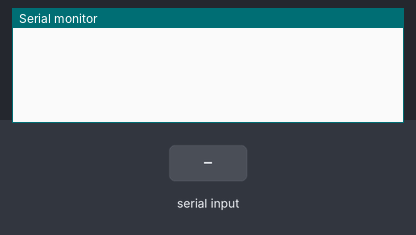
The sketch below on a simulated Arduino Uno, built with avr-gcc and run on an emulated ATmega328P. Parts: the last lines printed to the serial monitor. Inputs (shaded band) come from the test bench.

Above: at 1.2 s.
1.3 s: "90,45,200\n" received over Serial
At 2.4 s:
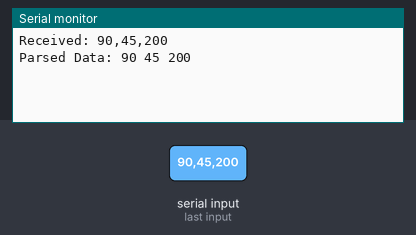
2.8 s: "90,45\n" received over Serial
At 3.2 s:
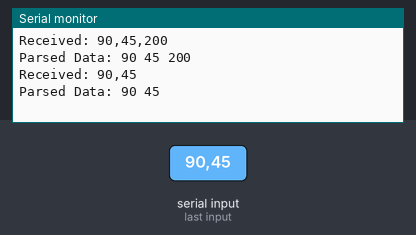
4.3 s: "5\n" received over Serial
At 5.2 s:
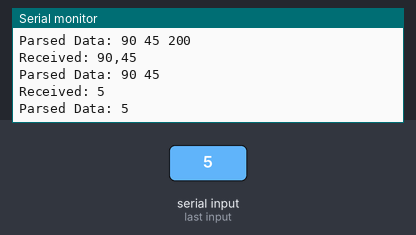

Measured:
- after the input at 1.3 s, the serial monitor: prints a new line at once (image 1)
- after the input at 2.8 s, the serial monitor: prints a new line at once (image 2)
- after the input at 4.3 s, the serial monitor: prints a new line at once (image 3)

The sketch:

serial.ino
```cpp
#include <Arduino.h>

void setup() {
  Serial.begin(9600);  // Match the baud rate with the Raspberry Pi
  while (!Serial) ;    // Wait for the serial connection to initialize
}

void loop() {
  if (Serial.available() > 0) {
    // Read the incoming data
    String received = Serial.readStringUntil('\n');  // Read until newline
    Serial.print("Received: ");
    Serial.println(received);

    // Split the data using comma as a delimiter
    int data[3];  // Example for 3 data points
    int index = 0;

    char *token = strtok(received.c_str(), ",");
    while (token != NULL && index < 3) {
      data[index++] = atoi(token);  // Convert to integer
      token = strtok(NULL, ",");
    }

    // Process data (example: print to Serial Monitor)
    Serial.print("Parsed Data: ");
    for (int i = 0; i < index; i++) {
      Serial.print(data[i]);
      Serial.print(" ");
    }
    Serial.println();
  }
}
```
